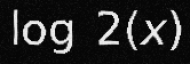
#> input picture tmp/ln_log_probe/log.png, 190 x 64 px
$ python -i dataset_e2e_v3.py   (imports and definitions only)
#> lines starting #> are read from the running program, lines starting #| are printed output that depends on the picture
"""dataset_e2e_v3.py

优化版数据集：更强的数据增强策略

改进：
1. Mixup数据增强
2. CutOut数据增强
3. 更智能的弹性变形
4. 笔画模拟增强
5. 在线数据增强（每次返回不同的增强结果）
"""

from __future__ import annotations

import json
import random
from dataclasses import dataclass
from functools import lru_cache
from pathlib import Path
from typing import Dict, List, Optional, Sequence, Tuple

import cv2
import numpy as np
import torch
from torch.utils.data import Dataset

from tools.build_charset import parse_caption_file


# ============================================================
# 图像读取LRU缓存
# 原实现每次__getitem__都从磁盘读取，对于多epoch训练存在大量重复IO
# 使用LRU缓存后，热点图像只需读取一次，后续直接从内存返回
# maxsize=2048：约占用 2048 * 64 * 512 ≈ 64MB 内存（灰度图）
# 性能预期：数据加载速度提升2-5x（取决于磁盘IO速度）
# ============================================================
# [16 lines left out: functions _cached_imread_gray, _cached_to_numpy, not called in this run]


SPECIAL_TOKENS = ["<pad>", "<bos>", "<eos>" , "<unk>"]


@dataclass
class E2EDatasetConfigV3:
    data_root: str = "D:/CROHME/CROHME"
    splits: Tuple[str, ...] = ("2014", "2016", "2019", "train")
    img_dir_name: str = "img"
    caption_name: str = "caption.txt"

    # 图像预处理
    img_height: int = 64
    max_width: int = 512

    # 序列
    max_seq_len: int = 256

    # 划分
    val_ratio: float = 0.1
    seed: int = 42

    # 增强强度
    augment_level: str = "strong"  # "none", "light", "medium", "strong"

    # Mixup参数
    mixup_alpha: float = 0.2
    mixup_prob: float = 0.0  # 默认关闭，因为对序列任务效果不稳定


def _safe_imread_gray(path: str) -> Optional[np.ndarray]:
    img = cv2.imread(path, cv2.IMREAD_GRAYSCALE)
    return img


# [17 lines left out: functions _binarize_inv, _resize_keep_ratio, not called in this run]


def _elastic_transform(img: np.ndarray, alpha: float = 20, sigma: float = 3,
                       rng: np.random.RandomState = None) -> np.ndarray:
    """弹性变形：模拟手写的自然变化"""
    if rng is None:
        rng = np.random.RandomState()

    h, w = img.shape[:2]
    if h < 4 or w < 4:
        return img

    # 生成随机位移场
    dx = cv2.GaussianBlur((rng.rand(h, w) * 2 - 1).astype(np.float32), (0, 0), sigma) * alpha
    dy = cv2.GaussianBlur((rng.rand(h, w) * 2 - 1).astype(np.float32), (0, 0), sigma) * alpha

    x, y = np.meshgrid(np.arange(w), np.arange(h))
    map_x = (x + dx).astype(np.float32)
    map_y = (y + dy).astype(np.float32)

    return cv2.remap(img, map_x, map_y, cv2.INTER_LINEAR, borderValue=0)


# [377 lines left out: functions _perspective_transform, _add_noise, _add_salt_pepper_noise, _random_erasing, _cutout, _stroke_width_variation and 9 more, not called in this run]


class E2EFormulaDatasetV3(Dataset):
    """优化版数据集"""

    # [17 lines left out: function __init__, not called in this run]

    def __len__(self) -> int:
        return len(self.pairs)

    # [74 lines left out: functions _encode, __getitem__, collate_e2e_v3, not called in this run]

>>> import cv2
>>> picture = cv2.imread('../tmp/ln_log_probe/log.png')
#> picture is the input picture: shape (64, 190, 3); min 6, max 237, mean 36.6
>>> result = _elastic_transform(picture)
#> in _elastic_transform, `return cv2.remap(img, map_x, map_y, cv2.INTER_LINEAR, borderValue=0)`:
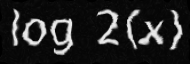
#> returned value: shape (64, 190, 3); min 0, max 237, mean 36.7
